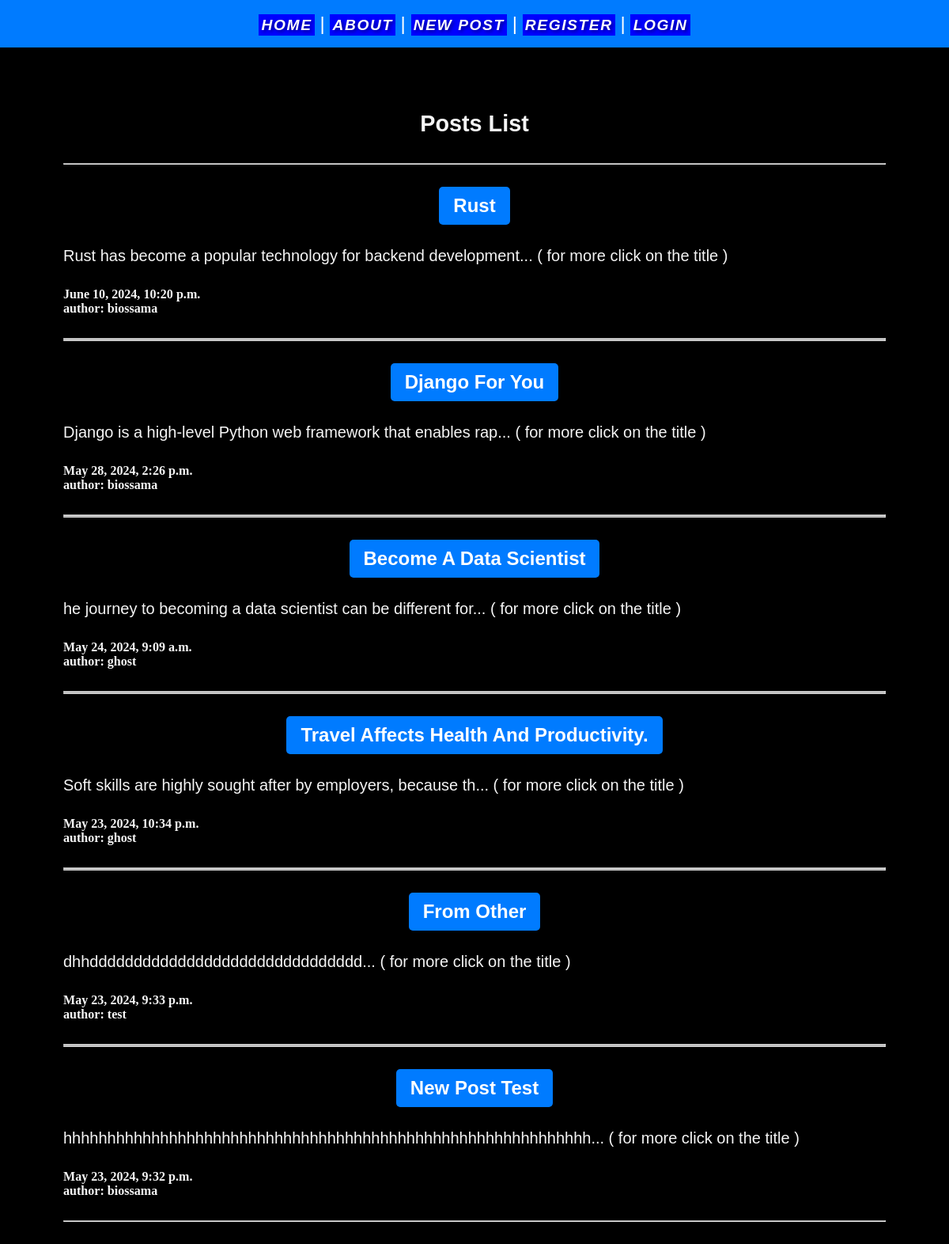
/posts/, run on the app's committed database.
### post/models.py (models this page shows, shortened)
class Post(models.Model):
	title = models.CharField(max_length=50)
	content = models.TextField()
	slug = models.SlugField()
	date = models.DateTimeField(auto_now_add=True)
	banner = models.ImageField(default="backup.png", blank=True)
	author = models.ForeignKey(User, on_delete=models.CASCADE, default=True )
	class Meta:
		verbose_name_plural = 'Post'

### post/views.py (the view)
# urls.py: path('posts/', views.all_post, name='post_list'),
def all_post(request):
	posts = Post.objects.all()
	return render(request, 'posts/posts_list.html', { 'posts': posts})

### post/templates/posts/posts_list.html (shortened to what this page needs)
{% extends 'layout.html' %}
{% block content %}
    <h1 style="text-align:center; margin-bottom:5px;">Posts List</h1><br>
{% for post in posts reversed %}
<hr><br>
<li style="text-align:center; list-style-type: none; "><a  class="post-title-link" href="{% url 'posts:post_slug' slug=post.slug %}">{{ post.title|title }}	</a></li><br>
<p>{{post.content|slice:":60"}}... ( for more click on the title ) </p><br>
<h6 style="font-family:italic"> {{post.date}}</h6>
 <h6 style="font-family:italic"> author: {{post.author}}</h6>
<br><hr>
{% endfor %}
{% endblock %}

### templates/layout.html (shortened to what this page needs)
<!DOCTYPE html>
{% load static %}
<html lang="en">
<head>
    <link rel="stylesheet" href="{% static 'css/style.css' %}">
</head>
<body>
    <nav>
        <a class="titleNav" href="/">Home</a> |
        <a class="titleNav" href="{% url 'about' %}">About</a> |
        <a class="titleNav" href="{% url 'posts:post_new' %}">New post</a> |
	{% if user.is_authenticated %}
		<a class="titleNav" href="{% url 'posts:post_list' %}">Posts</a> |
        <form class="logout" method="post" action="{% url 'users:logout_link' %}">
		{% csrf_token %}
		<button class="logout-button">Logout</button>
		</form>
	{% else %}
        <a class="titleNav" href="{% url 'users:register_link' %}">Register</a> |
        <a class="titleNav" href="{% url 'users:login_link' %}">Login</a>
	{% endif %}
    </nav>
    <main>
        {% block content %}
        {% endblock %}
    </main>
</body>
</html>

### static/css/style.css (style rules this page uses)
* { margin: 0; padding: 0; box-sizing: border-box; }
body { min-height: 100vh; background-color: #000; color: #f5f5f5; font-size: 1.5rem; font-family: Arial, sans-serif; }
nav { padding: 1rem; background-color: #007BFF; color: #fff; font-family: 'Arial', sans-serif; font-size: 1.5rem; text-align: center; }
main { padding: 5rem; }
h1, h2 { font-size: 1.8rem; }
p { font-size: 1.25rem; }
a { text-decoration: none; color: #81dbb8; font-weight: bold; font-family: 'Arial', sans-serif; }
.titleNav { padding: 0.2rem; background-color: blue; color: white; font-size: 1.2rem; font-family: 'Arial', sans-serif; font-style: italic; font-weight: bold; text-transform: uppercase; letter-spacing: 0.1rem; text-shadow: 2px 2px 4px rgba(0, 0, 0, 0.5); text-align: center; transition: opacity 0.3s; }
.post-title-link { display: inline-block; padding: 0.5rem 1rem; background-color: #007BFF; color: #fff; border: 2px solid transparent; border-radius: 5px; text-decoration: none; transition: background-color 0.3s, border-color 0.3s; text-align: center; }

### data on the page
Post: title "Rust", content "Rust has become a popular technology for backend development", date "June 10, 2024, 10:20 p.m.", author "biossama"
Post: title "Django For You", content "Django is a high-level Python web framework that enables rap", date "May 28, 2024, 2:26 p.m.", author "biossama"
Post: title "Become A Data Scientist", content "he journey to becoming a data scientist can be different for", date "May 24, 2024, 9:09 a.m.", author "ghost"
Post: title "Travel Affects Health And Productivity.", content "Soft skills are highly sought after by employers, because th", date "May 23, 2024, 10:34 p.m.", author "ghost"
Post: title "From Other", content "dhhddddddddddddddddddddddddddddddd", date "May 23, 2024, 9:33 p.m.", author "test"
Post: title "New Post Test", content "hhhhhhhhhhhhhhhhhhhhhhhhhhhhhhhhhhhhhhhhhhhhhhhhhhhhhhhhhhhh", date "May 23, 2024, 9:32 p.m.", author "biossama"
